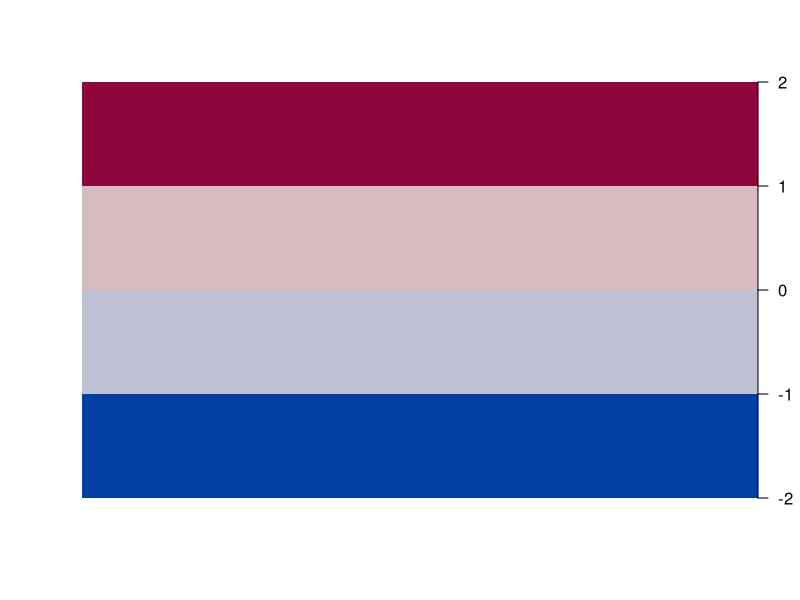

The R script that drew this image:
## ---- chunk 1
zmax <- 2
col <- "Blue-Red"
zmin <- -zmax
zlim <- c(zmin, zmax)
nzlev <- zmax * 2
col <- hcl.colors(nzlev, col)
y <- seq(zlim[1], zlim[2], length.out = nzlev + 1)
z <- matrix((y[-1] + y[-length(y)]) / 2, nrow = 1)
image(x = 1, y = y, z = z, axes = FALSE, xlab = "", ylab = "", col = col)
axis(4, at = y, las = 1)
